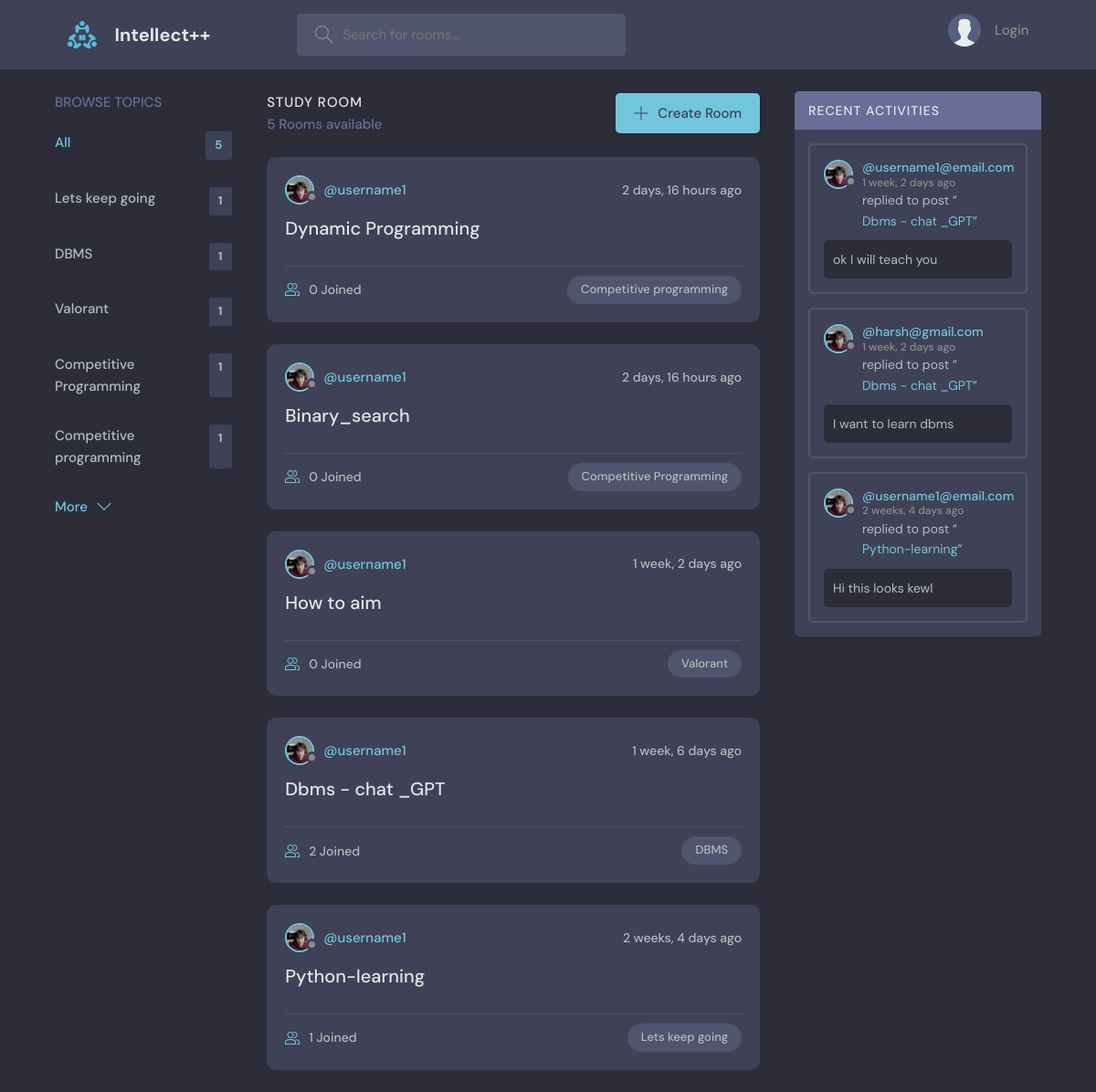
The app's page /, older data.
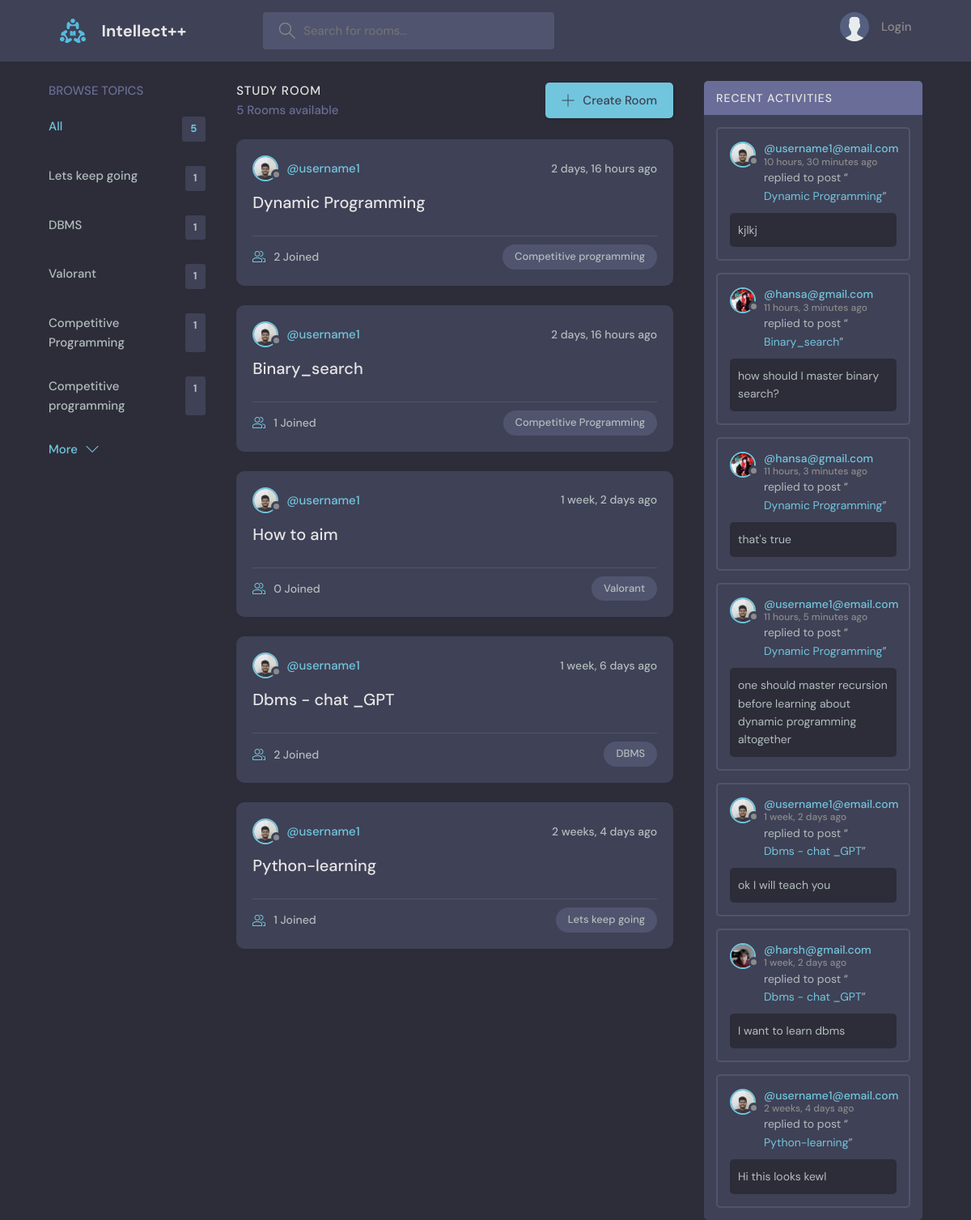
The same page, newer data.
### base/models.py (models this page shows, shortened)
class Topic(models.Model):
    name = models.CharField(max_length=200)

class Room(models.Model):
    hosts = models.ForeignKey(User , on_delete=models.SET_NULL, null = True)
    topic = models.ForeignKey('Topic' , on_delete=models.SET_NULL, null = True)
    name = models.CharField(max_length=20)
    description = models.TextField(null = True , blank = True)
    participants = models.ManyToManyField(User , related_name ='participants' , blank = True)
    updated = models.DateTimeField(auto_now=True)
    created = models.DateTimeField(auto_now_add=True)
    class Meta:
        ordering = ['-updated', '-created']
    def __str__(self):
        return self.name

class User(AbstractUser):
    name = models.CharField(max_length=200 , null = True)
    email = models.EmailField(unique = True , null = True)
    bio = models.TextField(null=True)
    avatar = models.ImageField(null= True, default= "avatar.svg")
    USERNAME_FIELD= 'email'
    REQUIRED_FIELDS =[]

class Message(models.Model):
    user = models.ForeignKey(User , on_delete = models.CASCADE)
    room = models.ForeignKey(Room, on_delete=models.CASCADE)
    body = models.TextField(null = True , blank = True)
    updated = models.DateTimeField(auto_now=True)
    created = models.DateTimeField(auto_now_add=True)
    class Meta:
        ordering = ['-updated', '-created']

### base/views.py (the view)
# urls.py: 2. Add a URL to urlpatterns:  path('', views.home, name='home')
def home(request):
    q = request.GET.get('q') if request.GET.get('q')!=None else ''
    rooms = Room.objects.filter(
        Q(topic__name__icontains=q) |
        Q(name__icontains=q) |
        Q(description__icontains=q)
    )
    room_count = rooms.count()
    topics = Topic.objects.all()[0:5]
    room_messages = Message.objects.filter(Q(room__topic__name__icontains=q))
    context =   {'rooms' : rooms , 'topics' : topics  ,'room_count':room_count , 'room_messages':room_messages}
    return render(request , 'base/home.html' ,context)

### base/templates/base/home.html (shortened to what this page needs)
{% extends 'main.html' %}
{% block content %}
    <main class="layout layout--3">
      <div class="container">
        {% include 'base/topics_component.html' %}
        <div class="roomList">
          <div class="roomList__header">
            <div>
              <h2>Study Room</h2>
              <p>{{room_count}} Rooms available</p>
            </div>
            <a class="btn btn--main" href="{% url 'create-room' %}">
              <svg version="1.1" xmlns="http://www.w3.org/2000/svg" width="32" height="32" viewBox="0 0 32 32">
                <title>add</title>
                <path
                  d="M16.943 0.943h-1.885v14.115h-14.115v1.885h14.115v14.115h1.885v-14.115h14.115v-1.885h-14.115v-14.115z"
                ></path>
              </svg>
              Create Room
            </a>
          </div>
          {% include 'base/feed_component.html' %}
        </div>
        {% include 'base/activity_component.html' %}
      </div>
    </main>
{% endblock  %}

### base/templates/base/topics_component.html
<div class="topics">
    <div class="topics__header">
      <h2>Browse Topics</h2>
    </div>
    <ul class="topics__list">
      <li>
        <a href="{% url 'home' %}" class="active">All <span>{{topics.count}}</span></a>
      </li>
      {% for topic in topics %}
      <li>
        <a href="{% url 'home' %}?q={{topic.name}}">{{topic.name}} <span>{{topic.room_set.all.count}}</span></a>
      </li>
      {% endfor %}
    <a class="btn btn--link" href="{% url 'topics' %}">
      More
      <svg version="1.1" xmlns="http://www.w3.org/2000/svg" width="32" height="32" viewBox="0 0 32 32">
        <title>chevron-down</title>
        <path d="M16 21l-13-13h-3l16 16 16-16h-3l-13 13z"></path>
      </svg>
    </a>
  </div>

### base/templates/base/feed_component.html (shortened to what this page needs)
{% for room  in rooms %}
<div class="roomListRoom">
    <div class="roomListRoom__header">
      <a href="{% url 'user-profile' room.hosts.id %}" class="roomListRoom__author">
        <div class="avatar avatar--small">
          <img src="{{room.hosts.avatar.url}}" />
        </div>
        <span>@{{room.hosts.username}}</span>
      </a>
      <div class="roomListRoom__actions">
        <span>{{room.created|timesince}} ago</span>
      </div>
    </div>
    <div class="roomListRoom__content">
      <a href="{% url 'room' room.id %}">{{room.name}}</a>
    </div>
    <div class="roomListRoom__meta">
      <a href="{% url 'room' room.id %}" class="roomListRoom__joined">
        {{room.participants.all.count}} Joined
      </a>
      <p class="roomListRoom__topic">{{room.topic.name}}</p>
    </div>
  </div>
{% endfor %}

### base/templates/base/activity_component.html (shortened to what this page needs)
<div class="activities">
    <div class="activities__header">
      <h2>Recent Activities</h2>
    </div>
    {% for message in room_messages %}
    <div class="activities__box">
      <div class="activities__boxHeader roomListRoom__header">
        <a href="{% url 'user-profile' message.user.id %}" class="roomListRoom__author">
          <div class="avatar avatar--small">
            <img src="{{message.user.avatar.url}}" />
          </div>
          <p>
            @{{message.user }}
            <span>{{message.created|timesince}} ago</span>
          </p>
        </a>
      </div>
      <div class="activities__boxContent">
        <p>replied to post “<a href="{% url 'room' message.room.id %}">{{message.room}}</a>”</p>
        <div class="activities__boxRoomContent">
          {{message.body}}
        </div>
      </div>
    </div>
    {% endfor %}
  </div>

Row changes from the older to the newer data that the page shows:
changed through a linked row, Room "Dynamic Programming": hosts.avatar: a different picture; participants.all.count "0" → "2"
changed through a linked row, Room "Binary_search": hosts.avatar: a different picture; participants.all.count "0" → "1"
changed through a linked row, Room "How to aim": hosts.avatar: a different picture
changed through a linked row, Room "Dbms - chat _GPT": hosts.avatar: a different picture
changed through a linked row, Room "Python-learning": hosts.avatar: a different picture
added Message: user.avatar (picture), user "username1@email.com", created "10 hours, 30 minutes", room "Dynamic Programming", body "kjlkj"
added Message: user.avatar (picture), user "hansa@gmail.com", created "11 hours, 3 minutes", room "Binary_search", body "how should I master binary search?"
added Message: user.avatar (picture), user "hansa@gmail.com", created "11 hours, 3 minutes", room "Dynamic Programming", body "that's true"
added Message: user.avatar (picture), user "username1@email.com", created "11 hours, 5 minutes", room "Dynamic Programming", body "one should master recursion before learning about dynamic programming altogether"
changed through a linked row, Message "ok I will teach you": user.avatar: a different picture
changed through a linked row, Message "Hi this looks kewl": user.avatar: a different picture
